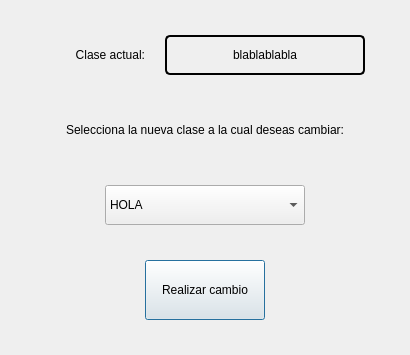
<?xml version="1.0" encoding="UTF-8"?>
<ui version="4.0">
 <class>Dialog</class>
 <widget class="QDialog" name="Dialog">
  <property name="geometry">
   <rect>
    <x>0</x>
    <y>0</y>
    <width>410</width>
    <height>355</height>
   </rect>
  </property>
  <property name="windowTitle">
   <string>Dialog</string>
  </property>
  <layout class="QVBoxLayout" name="verticalLayout">
   <property name="spacing">
    <number>20</number>
   </property>
   <property name="topMargin">
    <number>20</number>
   </property>
   <property name="bottomMargin">
    <number>20</number>
   </property>
   <item>
    <layout class="QHBoxLayout" name="horizontalLayout">
     <item>
      <spacer name="horizontalSpacer_5">
       <property name="orientation">
        <enum>Qt::Horizontal</enum>
       </property>
       <property name="sizeHint" stdset="0">
        <size>
         <width>40</width>
         <height>20</height>
        </size>
       </property>
      </spacer>
     </item>
     <item>
      <widget class="QLabel" name="label">
       <property name="minimumSize">
        <size>
         <width>100</width>
         <height>40</height>
        </size>
       </property>
       <property name="maximumSize">
        <size>
         <width>100</width>
         <height>40</height>
        </size>
       </property>
       <property name="text">
        <string>Clase actual:</string>
       </property>
       <property name="alignment">
        <set>Qt::AlignRight|Qt::AlignTrailing|Qt::AlignVCenter</set>
       </property>
      </widget>
     </item>
     <item>
      <widget class="QLabel" name="label_2">
       <property name="minimumSize">
        <size>
         <width>200</width>
         <height>40</height>
        </size>
       </property>
       <property name="maximumSize">
        <size>
         <width>16777215</width>
         <height>40</height>
        </size>
       </property>
       <property name="styleSheet">
        <string notr="true">border: 2px solid balck;
border-radius:5px;</string>
       </property>
       <property name="text">
        <string>blablablabla</string>
       </property>
       <property name="alignment">
        <set>Qt::AlignCenter</set>
       </property>
      </widget>
     </item>
     <item>
      <spacer name="horizontalSpacer_6">
       <property name="orientation">
        <enum>Qt::Horizontal</enum>
       </property>
       <property name="sizeHint" stdset="0">
        <size>
         <width>40</width>
         <height>20</height>
        </size>
       </property>
      </spacer>
     </item>
    </layout>
   </item>
   <item>
    <layout class="QHBoxLayout" name="horizontalLayout_5">
     <item>
      <widget class="QLabel" name="label_3">
       <property name="minimumSize">
        <size>
         <width>350</width>
         <height>40</height>
        </size>
       </property>
       <property name="maximumSize">
        <size>
         <width>16777215</width>
         <height>40</height>
        </size>
       </property>
       <property name="text">
        <string>Selecciona la nueva clase a la cual deseas cambiar:</string>
       </property>
       <property name="alignment">
        <set>Qt::AlignCenter</set>
       </property>
       <property name="wordWrap">
        <bool>true</bool>
       </property>
      </widget>
     </item>
    </layout>
   </item>
   <item>
    <layout class="QHBoxLayout" name="horizontalLayout_4">
     <item>
      <spacer name="horizontalSpacer_3">
       <property name="orientation">
        <enum>Qt::Horizontal</enum>
       </property>
       <property name="sizeHint" stdset="0">
        <size>
         <width>40</width>
         <height>20</height>
        </size>
       </property>
      </spacer>
     </item>
     <item>
      <widget class="QComboBox" name="comboBox">
       <property name="minimumSize">
        <size>
         <width>200</width>
         <height>40</height>
        </size>
       </property>
       <property name="maximumSize">
        <size>
         <width>16777215</width>
         <height>40</height>
        </size>
       </property>
       <item>
        <property name="text">
         <string>HOLA</string>
        </property>
       </item>
       <item>
        <property name="text">
         <string>COMO</string>
        </property>
       </item>
       <item>
        <property name="text">
         <string>ESTAS</string>
        </property>
       </item>
       <item>
        <property name="text">
         <string>MI</string>
        </property>
       </item>
       <item>
        <property name="text">
         <string>NOMBRE</string>
        </property>
       </item>
      </widget>
     </item>
     <item>
      <spacer name="horizontalSpacer_4">
       <property name="orientation">
        <enum>Qt::Horizontal</enum>
       </property>
       <property name="sizeHint" stdset="0">
        <size>
         <width>40</width>
         <height>20</height>
        </size>
       </property>
      </spacer>
     </item>
    </layout>
   </item>
   <item>
    <layout class="QHBoxLayout" name="horizontalLayout_2">
     <item>
      <spacer name="horizontalSpacer">
       <property name="orientation">
        <enum>Qt::Horizontal</enum>
       </property>
       <property name="sizeHint" stdset="0">
        <size>
         <width>40</width>
         <height>20</height>
        </size>
       </property>
      </spacer>
     </item>
     <item>
      <widget class="QPushButton" name="pushButton">
       <property name="minimumSize">
        <size>
         <width>120</width>
         <height>50</height>
        </size>
       </property>
       <property name="maximumSize">
        <size>
         <width>150</width>
         <height>60</height>
        </size>
       </property>
       <property name="text">
        <string>Realizar cambio</string>
       </property>
      </widget>
     </item>
     <item>
      <spacer name="horizontalSpacer_2">
       <property name="orientation">
        <enum>Qt::Horizontal</enum>
       </property>
       <property name="sizeHint" stdset="0">
        <size>
         <width>40</width>
         <height>20</height>
        </size>
       </property>
      </spacer>
     </item>
    </layout>
   </item>
  </layout>
 </widget>
 <resources/>
 <connections/>
</ui>
